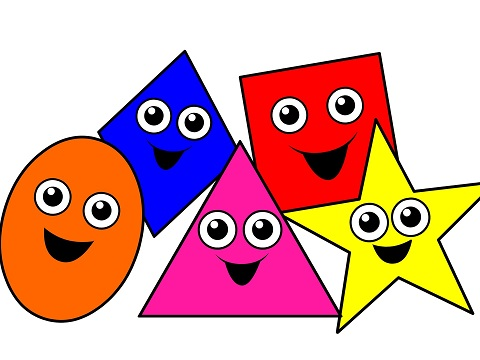
//> input picture contour2.jpg, 480 x 360 px
$ ./contourTraversal   (built with g++ and OpenCV 4)
//> lines starting //> are read from the running program, lines starting //| are printed output that depends on the picture; after the words box and inside, x2 and y2 are one past the last pixel; in counts of white or black regions, pixels touching at a corner belong together
### stackContours.cpp
#include <iostream>
#include <fstream>
#include <string>
#include <vector>

using namespace std;

class Stack
{

public:
	int noOfElts;
	int sptr;
	bool empty;
	bool full;
	int *hierarchy = nullptr;

Stack()
{;
}

Stack(int n)
{
	noOfElts = n;
	sptr = 0;
	empty = true;
	full = false;
	hierarchy = (int *)malloc(n*sizeof(int));
}

// [39 lines left out: functions pop, push, printStack, not called in this run]
};

### traversalModes.cpp
#include <iostream>
#include <fstream>
#include <string>
#include <vector>
#include "opencv2/opencv_modules.hpp"
#include "opencv2/highgui/highgui.hpp"
#include "opencv2/imgproc.hpp"
#include "stackContours.cpp"

using namespace cv;
using namespace std;

#define debug 1

class traversalModes
{
	public:
	vector <vector<Point>> contours;
	vector <Vec4i> hierarchy;
	int sz=0,maxLevel=0;
	//array storing each contour level
	int *Clevel;
	Stack *s;
	bool parent;

	traversalModes(vector <vector<Point>> &C,vector <Vec4i> &H,int n)
	{
		contours = C;
		hierarchy = H;
		Clevel = (int *)malloc(n*sizeof(int));
		sz = n;
		memset(Clevel,-1,sz*4);
		s = new Stack(sz);
		parent = false;
	}

	void contourLevels(void)
	{
		int i = 0, j = 0,level = 0;
		//by default in TREE mode contour 0 is of level 0
		Clevel[0] = 0;
		while(1)
		{
			//check for a child contour
			//if a child contour exists
			if(hierarchy[i][2] != -1 && Clevel[hierarchy[i][2]] == -1)
			{
				//update the level
				Clevel[hierarchy[i][2]] = ++level;
				//store the maximum level for future use
				if(level > maxLevel)
					maxLevel = level;
				//point to the child contour
				i = hierarchy[i][2];
				//continue
				continue;
			}
			//if not check for a sibling contour
			if(hierarchy[i][0] != -1 && Clevel[hierarchy[i][0]] == -1)
			{
				//add same level to sibling
				Clevel[hierarchy[i][0]] = level;
				//point to the sibling contour
				i = hierarchy[i][0];
				//continue
				continue;
			}
			//if there is parent contour
			else if(hierarchy[i][3] != -1)
			{
				//point to the parent contour till there is a sibling contour, update level
				while(hierarchy[i][3] != -1)
				{
					i = hierarchy[i][3];level--;
					if(hierarchy[i][0] != -1 && Clevel[hierarchy[i][0]] == -1)
					{
						//add same level to sibling
						Clevel[hierarchy[i][0]] = level;
						//point to sibling contour
						i = hierarchy[i][0];
						//continue
						break;
					}
				}
			}
			//if no child, no sibling and no parent
			else
				break;
		}
		cout << " Max Level : " << maxLevel << endl;
	}

	//Validate if all the contours are visitied
	void validateVisits(void)
	{
		int i = 0;
		for(i = 0; i < sz;i++)
			if(Clevel[i] == -1)
				cout << "Missed a contour " << endl;
		if(i == sz)
			cout << "Identified levels of all contours successfully" << endl;
	}

	//Breadth First Search
	void BFS(void)
	{
		//variables for drawContours
		Mat canvas(650, 1160, CV_8UC3,Scalar(0,0,0));
		int temp = 0,level = 0,i=0,j=0;
		while(level <= maxLevel)
		{
			for(int i = 0; i < sz;i++)
			{
				if(Clevel[i] == level)
				{
					drawContours(canvas,contours,i,Scalar(255),2,8,hierarchy,0,Point());
					namedWindow("BFS", WINDOW_AUTOSIZE);
					imshow("BFS",canvas);
					while(1)
					{
						char k = waitKey(33);
						if(k == 27)
							break;
					}
				}

			}
			level++;

		}

	}
	//Depth First Search
	// [361 lines left out: functions DFS, childToParentDFS, IDFS, childToParentBFS, not called in this run]

};

### contourTraversal.cpp
#include <iostream>
#include <fstream>
#include <string>
#include <vector>
#include "opencv2/opencv_modules.hpp"
#include "opencv2/highgui/highgui.hpp"
#include "opencv2/imgproc.hpp"
#include "traversalModes.cpp"

using namespace cv;
using namespace std;

int main()
{
Mat image = imread("contour2.jpg", cv::IMREAD_GRAYSCALE);
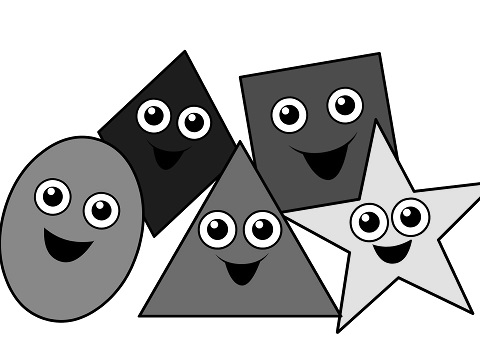
//> image: 360 rows x 480 cols, CV_8UC1; min 0, max 255, mean 180.7

Mat img;

//eliminate noise - select the kernel based on the noise
GaussianBlur(image,img,Size(7,7),0,0);
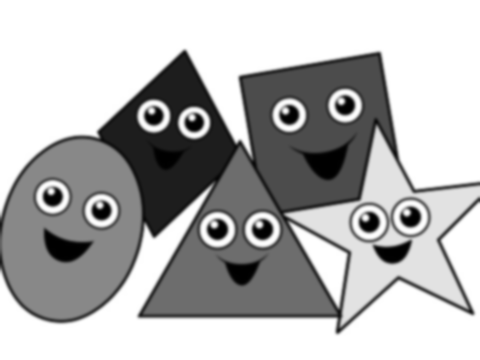
//> img: 360 rows x 480 cols, CV_8UC1; min 0, max 255, mean 180.7

Mat detected_edges;

//variables for canny
int lower_threshold = 50;
int kernel_size = 3;

//variables for contours
vector <vector<Point>> contours;
vector <Vec4i> hierarchy;

//variables for drawContours
Mat canvas(650, 1160, CV_8UC3,Scalar(0,0,0));

//colored contours
Scalar colorF(30,120,30);

Canny(img,detected_edges,lower_threshold,lower_threshold*3,kernel_size);
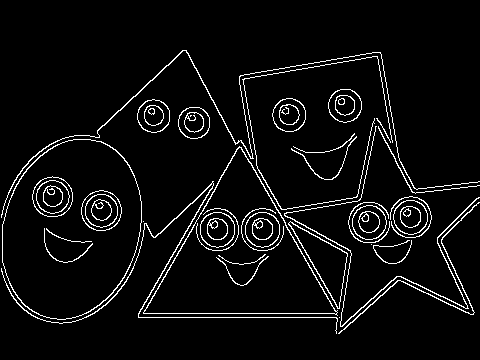
//> detected_edges: 360 rows x 480 cols, CV_8UC1; 5.1% white in thin lines or dots, all inside (x1, y1, x2, y2) = (1, 50, 480, 334)

findContours(detected_edges,contours,hierarchy,CV_RETR_TREE, CV_CHAIN_APPROX_SIMPLE);
//> contours = 85 contours, 14 with area under 20; largest, box (x1, y1, x2, y2) and area: (2, 139, 142, 320) 19568, (2, 139, 142, 320) 19436, (143, 146, 338, 316) 16346, (143, 147, 338, 315) 16175, (288, 221, 348, 309) 1852

//print hierarchies - for debugging purposes
for (int i = 0;i < hierarchy.size();i++)
{
	cout << hierarchy[i][0] << " " << hierarchy[i][1] << " " << hierarchy[i][2] << " " <<  hierarchy[i][3] << endl;
}
//> this loop made 85 passes
//| 1 -1 -1 -1
//| 2 0 -1 -1
//| 3 1 -1 -1
//| 5 2 4 -1
//| -1 -1 -1 3
//| 6 3 -1 -1
//| 11 5 7 -1
//| -1 -1 8 6
//> (output is shown up to pass 8 of 85)

int sz = contours.size();
//> sz = 85

//cout << "size : " << sz << endl;
//instantiate traversalModes to traverse the contour list
traversalModes TM(contours,hierarchy,sz);

TM.contourLevels();
//> the loop in contourLevels, `while(1)` made 85 passes
//> level on passes 4, 5, 7, 8, 9, 11, 14, 15, 16, 17, 18, 19: 1, 0, 1, 2, 3, 0, 1, 2, 3, 4, 5, 0
//> after the loop in contourLevels, `while(1)`: level = 0; maxLevel = 7; i = 84
//|  Max Level : 7

TM.validateVisits();
//> the loop in validateVisits, `for(i = 0; i < sz;i++)` made 85 passes

TM.BFS();

TM.DFS();

TM.childToParentBFS();

TM.childToParentDFS();

}
